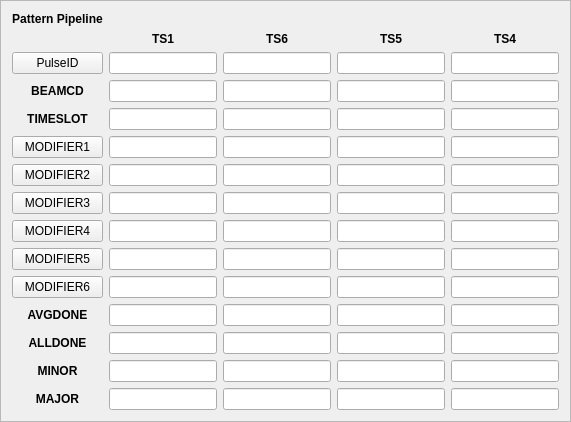
    <widget class="QFrame" name="frame">
     <property name="frameShape">
      <enum>QFrame::StyledPanel</enum>
     </property>
     <property name="frameShadow">
      <enum>QFrame::Raised</enum>
     </property>
     <layout class="QGridLayout" name="gridLayout">
      <item row="1" column="1">
       <widget class="QLabel" name="label">
        <property name="font">
         <font>
          <weight>75</weight>
          <bold>true</bold>
         </font>
        </property>
        <property name="text">
         <string>TS1</string>
        </property>
        <property name="alignment">
         <set>Qt::AlignCenter</set>
        </property>
       </widget>
      </item>
      <item row="5" column="0">
       <widget class="PyDMRelatedDisplayButton" name="PyDMRelatedDisplayButton_2">
        <property name="toolTip">
         <string/>
        </property>
        <property name="text">
         <string>MODIFIER1</string>
        </property>
       </widget>
      </item>
      <item row="9" column="4">
       <widget class="PyDMLineEdit" name="PyDMLineEdit_45">
        <property name="font">
         <font>
          <pointsize>8</pointsize>
         </font>
        </property>
        <property name="toolTip">
         <string/>
        </property>
        <property name="alignment">
         <set>Qt::AlignCenter</set>
        </property>
        <property name="channel" stdset="0">
         <string>ca://TPR:${LOCA}:${IOC_UNIT}:${INST}:PATTD_MODIFIER5</string>
        </property>
       </widget>
      </item>
      <item row="1" column="4">
       <widget class="QLabel" name="label_4">
        <property name="font">
         <font>
          <weight>75</weight>
          <bold>true</bold>
         </font>
        </property>
        <property name="text">
         <string>TS4</string>
        </property>
        <property name="alignment">
         <set>Qt::AlignCenter</set>
        </property>
       </widget>
      </item>
      <item row="4" column="1">
       <widget class="PyDMLineEdit" name="PyDMLineEdit_3">
        <property name="font">
         <font>
          <pointsize>8</pointsize>
         </font>
        </property>
        <property name="toolTip">
         <string/>
        </property>
        <property name="alignment">
         <set>Qt::AlignCenter</set>
        </property>
        <property name="channel" stdset="0">
         <string>ca://TPR:${LOCA}:${IOC_UNIT}:${INST}:PATTD3_TIMESLOT</string>
        </property>
       </widget>
      </item>
      <item row="9" column="1">
       <widget class="PyDMLineEdit" name="PyDMLineEdit_8">
        <property name="font">
         <font>
          <pointsize>8</pointsize>
         </font>
        </property>
        <property name="toolTip">
         <string/>
        </property>
        <property name="alignment">
         <set>Qt::AlignCenter</set>
        </property>
        <property name="channel" stdset="0">
         <string>ca://TPR:${LOCA}:${IOC_UNIT}:${INST}:PATTD3_MODIFIER5</string>
        </property>
       </widget>
      </item>
      <item row="4" column="3">
       <widget class="PyDMLineEdit" name="PyDMLineEdit_35">
        <property name="font">
         <font>
          <pointsize>8</pointsize>
         </font>
        </property>
        <property name="toolTip">
         <string/>
        </property>
        <property name="alignment">
         <set>Qt::AlignCenter</set>
        </property>
        <property name="channel" stdset="0">
         <string>ca://TPR:${LOCA}:${IOC_UNIT}:${INST}:PATTD1_TIMESLOT</string>
        </property>
       </widget>
      </item>
      <item row="10" column="1">
       <widget class="PyDMLineEdit" name="PyDMLineEdit_9">
        <property name="font">
         <font>
          <pointsize>8</pointsize>
         </font>
        </property>
        <property name="toolTip">
         <string/>
        </property>
        <property name="alignment">
         <set>Qt::AlignCenter</set>
        </property>
        <property name="channel" stdset="0">
         <string>ca://TPR:${LOCA}:${IOC_UNIT}:${INST}:PATTD3_MODIFIER6</string>
        </property>
       </widget>
      </item>
      <item row="3" column="0">
       <widget class="QLabel" name="label_5">
        <property name="font">
         <font>
          <weight>75</weight>
          <bold>true</bold>
         </font>
        </property>
        <property name="text">
         <string>BEAMCD</string>
        </property>
        <property name="alignment">
         <set>Qt::AlignCenter</set>
        </property>
       </widget>
      </item>
      <item row="12" column="2">
       <widget class="PyDMLineEdit" name="PyDMLineEdit_20">
        <property name="font">
         <font>
          <pointsize>8</pointsize>
         </font>
        </property>
        <property name="toolTip">
         <string/>
        </property>
        <property name="alignment">
         <set>Qt::AlignCenter</set>
        </property>
        <property name="channel" stdset="0">
         <string>ca://TPR:${LOCA}:${IOC_UNIT}:${INST}:PATTD2_EDEFINIT</string>
        </property>
       </widget>
      </item>
      <item row="7" column="0">
       <widget class="PyDMRelatedDisplayButton" name="PyDMRelatedDisplayButton_4">
        <property name="toolTip">
         <string/>
        </property>
        <property name="text">
         <string>MODIFIER3</string>
        </property>
       </widget>
      </item>
      <item row="13" column="0">
       <widget class="QLabel" name="label_8">
        <property name="font">
         <font>
          <weight>75</weight>
          <bold>true</bold>
         </font>
        </property>
        <property name="text">
         <string>MINOR</string>
        </property>
        <property name="alignment">
         <set>Qt::AlignCenter</set>
        </property>
       </widget>
      </item>
      <item row="5" column="2">
       <widget class="PyDMLineEdit" name="PyDMLineEdit_18">
        <property name="font">
         <font>
          <pointsize>8</pointsize>
         </font>
        </property>
        <property name="toolTip">
         <string/>
        </property>
        <property name="alignment">
         <set>Qt::AlignCenter</set>
        </property>
        <property name="channel" stdset="0">
         <string>ca://TPR:${LOCA}:${IOC_UNIT}:${INST}:PATTD2_MODIFIER1</string>
        </property>
       </widget>
      </item>
      <item row="3" column="4">
       <widget class="PyDMLineEdit" name="PyDMLineEdit_41">
        <property name="font">
         <font>
          <pointsize>8</pointsize>
         </font>
        </property>
        <property name="toolTip">
         <string/>
        </property>
        <property name="alignment">
         <set>Qt::AlignCenter</set>
        </property>
        <property name="channel" stdset="0">
         <string>ca://TPR:${LOCA}:${IOC_UNIT}:${INST}:PATTD_BEAMCODE</string>
        </property>
       </widget>
      </item>
      <item row="14" column="1">
       <widget class="PyDMLineEdit" name="PyDMLineEdit_13">
        <property name="font">
         <font>
          <pointsize>8</pointsize>
         </font>
        </property>
        <property name="toolTip">
         <string/>
        </property>
        <property name="alignment">
         <set>Qt::AlignCenter</set>
        </property>
        <property name="channel" stdset="0">
         <string>ca://TPR:${LOCA}:${IOC_UNIT}:${INST}:PATTD3_EDEFMAJOR</string>
        </property>
       </widget>
      </item>
      <item row="2" column="4">
       <widget class="PyDMLineEdit" name="PyDMLineEdit_47">
        <property name="font">
         <font>
          <pointsize>8</pointsize>
         </font>
        </property>
        <property name="toolTip">
         <string/>
        </property>
        <property name="alignment">
         <set>Qt::AlignCenter</set>
        </property>
        <property name="channel" stdset="0">
         <string>ca://TPR:${LOCA}:${IOC_UNIT}:${INST}:PATTD_PULSEID</string>
        </property>
       </widget>
      </item>
      <item row="6" column="3">
       <widget class="PyDMLineEdit" name="PyDMLineEdit_36">
        <property name="font">
         <font>
          <pointsize>8</pointsize>
         </font>
        </property>
        <property name="toolTip">
         <string/>
        </property>
        <property name="alignment">
         <set>Qt::AlignCenter</set>
        </property>
        <property name="channel" stdset="0">
         <string>ca://TPR:${LOCA}:${IOC_UNIT}:${INST}:PATTD1_MODIFIER2</string>
        </property>
       </widget>
      </item>
      <item row="7" column="4">
       <widget class="PyDMLineEdit" name="PyDMLineEdit_40">
        <property name="font">
         <font>
          <pointsize>8</pointsize>
         </font>
        </property>
        <property name="toolTip">
         <string/>
        </property>
        <property name="alignment">
         <set>Qt::AlignCenter</set>
        </property>
        <property name="channel" stdset="0">
         <string>ca://TPR:${LOCA}:${IOC_UNIT}:${INST}:PATTD_MODIFIER3</string>
        </property>
       </widget>
      </item>
      <item row="13" column="3">
       <widget class="PyDMLineEdit" name="PyDMLineEdit_30">
        <property name="font">
         <font>
          <pointsize>8</pointsize>
         </font>
        </property>
        <property name="toolTip">
         <string/>
        </property>
        <property name="alignment">
         <set>Qt::AlignCenter</set>
        </property>
        <property name="channel" stdset="0">
         <string>ca://TPR:${LOCA}:${IOC_UNIT}:${INST}:PATTD1_EDEFMINOR</string>
        </property>
       </widget>
      </item>
      <item row="6" column="2">
       <widget class="PyDMLineEdit" name="PyDMLineEdit_23">
        <property name="font">
         <font>
          <pointsize>8</pointsize>
         </font>
        </property>
        <property name="toolTip">
         <string/>
        </property>
        <property name="alignment">
         <set>Qt::AlignCenter</set>
        </property>
        <property name="channel" stdset="0">
         <string>ca://TPR:${LOCA}:${IOC_UNIT}:${INST}:PATTD2_MODIFIER2</string>
        </property>
       </widget>
      </item>
      <item row="2" column="2">
       <widget class="PyDMLineEdit" name="PyDMLineEdit_21">
        <property name="font">
         <font>
          <pointsize>8</pointsize>
         </font>
        </property>
        <property name="toolTip">
         <string/>
        </property>
        <property name="alignment">
         <set>Qt::AlignCenter</set>
        </property>
        <property name="channel" stdset="0">
         <string>ca://TPR:${LOCA}:${IOC_UNIT}:${INST}:PATTD2_PULSEID</string>
        </property>
       </widget>
      </item>
      <item row="12" column="0">
       <widget class="QLabel" name="label_9">
        <property name="font">
         <font>
          <weight>75</weight>
          <bold>true</bold>
         </font>
        </property>
        <property name="text">
         <string>ALLDONE</string>
        </property>
        <property name="alignment">
         <set>Qt::AlignCenter</set>
        </property>
       </widget>
      </item>
      <item row="10" column="3">
       <widget class="PyDMLineEdit" name="PyDMLineEdit_37">
        <property name="font">
         <font>
          <pointsize>8</pointsize>
         </font>
        </property>
        <property name="toolTip">
         <string/>
        </property>
        <property name="alignment">
         <set>Qt::AlignCenter</set>
        </property>
        <property name="channel" stdset="0">
         <string>ca://TPR:${LOCA}:${IOC_UNIT}:${INST}:PATTD1_MODIFIER6</string>
        </property>
       </widget>
      </item>
      <item row="3" column="1">
       <widget class="PyDMLineEdit" name="PyDMLineEdit_2">
        <property name="font">
         <font>
          <pointsize>8</pointsize>
         </font>
        </property>
        <property name="toolTip">
         <string/>
        </property>
        <property name="alignment">
         <set>Qt::AlignCenter</set>
        </property>
        <property name="channel" stdset="0">
         <string>ca://TPR:${LOCA}:${IOC_UNIT}:${INST}:PATTD3_BEAMCODE</string>
        </property>
       </widget>
      </item>
      <item row="14" column="4">
       <widget class="PyDMLineEdit" name="PyDMLineEdit_51">
        <property name="font">
         <font>
          <pointsize>8</pointsize>
         </font>
        </property>
        <property name="toolTip">
         <string/>
        </property>
        <property name="alignment">
         <set>Qt::AlignCenter</set>
        </property>
        <property name="channel" stdset="0">
         <string>ca://TPR:${LOCA}:${IOC_UNIT}:${INST}:PATTD_EDEFMAJOR</string>
        </property>
       </widget>
      </item>
      <item row="2" column="1">
       <widget class="PyDMLineEdit" name="PyDMLineEdit">
        <property name="font">
         <font>
          <pointsize>8</pointsize>
         </font>
        </property>
        <property name="toolTip">
         <string/>
        </property>
        <property name="alignment">
         <set>Qt::AlignCenter</set>
        </property>
        <property name="channel" stdset="0">
         <string>ca://TPR:${LOCA}:${IOC_UNIT}:${INST}:PATTD3_PULSEID</string>
        </property>
       </widget>
      </item>
      <item row="7" column="2">
       <widget class="PyDMLineEdit" name="PyDMLineEdit_14">
        <property name="font">
         <font>
          <pointsize>8</pointsize>
         </font>
        </property>
        <property name="toolTip">
         <string/>
        </property>
        <property name="alignment">
         <set>Qt::AlignCenter</set>
        </property>
        <property name="channel" stdset="0">
         <string>ca://TPR:${LOCA}:${IOC_UNIT}:${INST}:PATTD2_MODIFIER3</string>
        </property>
       </widget>
      </item>
      <item row="5" column="4">
       <widget class="PyDMLineEdit" name="PyDMLineEdit_44">
        <property name="font">
         <font>
          <pointsize>8</pointsize>
         </font>
        </property>
        <property name="toolTip">
         <string/>
        </property>
        <property name="alignment">
         <set>Qt::AlignCenter</set>
        </property>
        <property name="channel" stdset="0">
         <string>ca://TPR:${LOCA}:${IOC_UNIT}:${INST}:PATTD_MODIFIER1</string>
        </property>
       </widget>
      </item>
      <item row="8" column="1">
       <widget class="PyDMLineEdit" name="PyDMLineEdit_7">
        <property name="font">
         <font>
          <pointsize>8</pointsize>
         </font>
        </property>
        <property name="toolTip">
         <string/>
        </property>
        <property name="alignment">
         <set>Qt::AlignCenter</set>
        </property>
        <property name="channel" stdset="0">
         <string>ca://TPR:${LOCA}:${IOC_UNIT}:${INST}:PATTD3_MODIFIER4</string>
        </property>
       </widget>
      </item>
      <item row="7" column="3">
       <widget class="PyDMLineEdit" name="PyDMLineEdit_27">
        <property name="font">
         <font>
          <pointsize>8</pointsize>
         </font>
        </property>
        <property name="toolTip">
         <string/>
        </property>
        <property name="alignment">
         <set>Qt::AlignCenter</set>
        </property>
        <property name="channel" stdset="0">
         <string>ca://TPR:${LOCA}:${IOC_UNIT}:${INST}:PATTD1_MODIFIER3</string>
        </property>
       </widget>
      </item>
      <item row="14" column="0">
       <widget class="QLabel" name="label_7">
        <property name="font">
         <font>
          <weight>75</weight>
          <bold>true</bold>
         </font>
        </property>
        <property name="text">
         <string>MAJOR</string>
        </property>
        <property name="alignment">
         <set>Qt::AlignCenter</set>
        </property>
       </widget>
      </item>
      <item row="2" column="0">
       <widget class="PyDMRelatedDisplayButton" name="PyDMRelatedDisplayButton">
        <property name="toolTip">
         <string/>
        </property>
        <property name="text">
         <string>PulseID</string>
        </property>
       </widget>
      </item>
      <item row="9" column="0">
       <widget class="PyDMRelatedDisplayButton" name="PyDMRelatedDisplayButton_6">
        <property name="toolTip">
         <string/>
        </property>
        <property name="text">
         <string>MODIFIER5</string>
        </property>
       </widget>
      </item>
      <item row="6" column="4">
       <widget class="PyDMLineEdit" name="PyDMLineEdit_49">
        <property name="font">
         <font>
          <pointsize>8</pointsize>
         </font>
        </property>
        <property name="toolTip">
         <string/>
        </property>
        <property name="alignment">
         <set>Qt::AlignCenter</set>
        </property>
        <property name="channel" stdset="0">
         <string>ca://TPR:${LOCA}:${IOC_UNIT}:${INST}:PATTD_MODIFIER2</string>
        </property>
       </widget>
      </item>
      <item row="11" column="1">
       <widget class="PyDMLineEdit" name="PyDMLineEdit_10">
        <property name="font">
         <font>
          <pointsize>8</pointsize>
         </font>
        </property>
        <property name="toolTip">
         <string/>
        </property>
        <property name="alignment">
         <set>Qt::AlignCenter</set>
        </property>
        <property name="channel" stdset="0">
         <string>ca://TPR:${LOCA}:${IOC_UNIT}:${INST}:PATTD3_EDEFAVGDONE</string>
        </property>
       </widget>
      </item>
      <item row="11" column="0">
       <widget class="QLabel" name="label_10">
        <property name="font">
         <font>
          <weight>75</weight>
          <bold>true</bold>
         </font>
        </property>
        <property name="text">
         <string>AVGDONE</string>
        </property>
        <property name="alignment">
         <set>Qt::AlignCenter</set>
        </property>
       </widget>
      </item>
      <item row="7" column="1">
       <widget class="PyDMLineEdit" name="PyDMLineEdit_6">
        <property name="font">
         <font>
          <pointsize>8</pointsize>
         </font>
        </property>
        <property name="toolTip">
         <string/>
        </property>
        <property name="alignment">
         <set>Qt::AlignCenter</set>
        </property>
        <property name="channel" stdset="0">
         <string>ca://TPR:${LOCA}:${IOC_UNIT}:${INST}:PATTD3_MODIFIER3</string>
        </property>
       </widget>
      </item>
      <item row="3" column="2">
       <widget class="PyDMLineEdit" name="PyDMLineEdit_15">
        <property name="font">
         <font>
          <pointsize>8</pointsize>
         </font>
        </property>
        <property name="toolTip">
         <string/>
        </property>
        <property name="alignment">
         <set>Qt::AlignCenter</set>
        </property>
        <property name="channel" stdset="0">
         <string>ca://TPR:${LOCA}:${IOC_UNIT}:${INST}:PATTD2_BEAMCODE</string>
        </property>
       </widget>
      </item>
      <item row="2" column="3">
       <widget class="PyDMLineEdit" name="PyDMLineEdit_34">
        <property name="font">
         <font>
          <pointsize>8</pointsize>
         </font>
        </property>
        <property name="toolTip">
         <string/>
        </property>
        <property name="alignment">
         <set>Qt::AlignCenter</set>
        </property>
        <property name="channel" stdset="0">
         <string>ca://TPR:${LOCA}:${IOC_UNIT}:${INST}:PATTD1_PULSEID</string>
        </property>
       </widget>
      </item>
      <item row="1" column="2">
       <widget class="QLabel" name="label_2">
        <property name="font">
         <font>
          <weight>75</weight>
          <bold>true</bold>
         </font>
        </property>
        <property name="text">
         <string>TS6</string>
        </property>
        <property name="alignment">
         <set>Qt::AlignCenter</set>
        </property>
       </widget>
      </item>
      <item row="11" column="4">
       <widget class="PyDMLineEdit" name="PyDMLineEdit_42">
        <property name="font">
         <font>
          <pointsize>8</pointsize>
         </font>
        </property>
        <property name="toolTip">
         <string/>
        </property>
        <property name="alignment">
         <set>Qt::AlignCenter</set>
        </property>
        <property name="channel" stdset="0">
         <string>ca://TPR:${LOCA}:${IOC_UNIT}:${INST}:PATTD_EDEFAVGDONE</string>
        </property>
       </widget>
      </item>
      <item row="6" column="0">
       <widget class="PyDMRelatedDisplayButton" name="PyDMRelatedDisplayButton_3">
        <property name="toolTip">
         <string/>
        </property>
        <property name="text">
         <string>MODIFIER2</string>
        </property>
       </widget>
      </item>
      <item row="14" column="3">
       <widget class="PyDMLineEdit" name="PyDMLineEdit_38">
        <property name="font">
         <font>
          <pointsize>8</pointsize>
         </font>
        </property>
        <property name="toolTip">
         <string/>
        </property>
        <property name="alignment">
         <set>Qt::AlignCenter</set>
        </property>
        <property name="channel" stdset="0">
         <string>ca://TPR:${LOCA}:${IOC_UNIT}:${INST}:PATTD1_EDEFMAJOR</string>
        </property>
       </widget>
      </item>
      <item row="4" column="0">
       <widget class="QLabel" name="label_6">
        <property name="font">
         <font>
          <weight>75</weight>
          <bold>true</bold>
         </font>
        </property>
        <property name="text">
         <string>TIMESLOT</string>
        </property>
        <property name="alignment">
         <set>Qt::AlignCenter</set>
        </property>
       </widget>
      </item>
      <item row="13" column="4">
       <widget class="PyDMLineEdit" name="PyDMLineEdit_43">
        <property name="font">
         <font>
          <pointsize>8</pointsize>
         </font>
        </property>
        <property name="toolTip">
         <string/>
        </property>
        <property name="alignment">
         <set>Qt::AlignCenter</set>
        </property>
        <property name="channel" stdset="0">
         <string>ca://TPR:${LOCA}:${IOC_UNIT}:${INST}:PATTD_EDEFMINOR</string>
        </property>
       </widget>
      </item>
      <item row="12" column="3">
       <widget class="PyDMLineEdit" name="PyDMLineEdit_33">
        <property name="font">
         <font>
          <pointsize>8</pointsize>
         </font>
        </property>
        <property name="toolTip">
         <string/>
        </property>
        <property name="alignment">
         <set>Qt::AlignCenter</set>
        </property>
        <property name="channel" stdset="0">
         <string>ca://TPR:${LOCA}:${IOC_UNIT}:${INST}:PATTD1_EDEFINIT</string>
        </property>
       </widget>
      </item>
      <item row="4" column="2">
       <widget class="PyDMLineEdit" name="PyDMLineEdit_22">
        <property name="font">
         <font>
          <pointsize>8</pointsize>
         </font>
        </property>
        <property name="toolTip">
         <string/>
        </property>
        <property name="alignment">
         <set>Qt::AlignCenter</set>
        </property>
        <property name="channel" stdset="0">
         <string>ca://TPR:${LOCA}:${IOC_UNIT}:${INST}:PATTD2_TIMESLOT</string>
        </property>
       </widget>
      </item>
      <item row="4" column="4">
       <widget class="PyDMLineEdit" name="PyDMLineEdit_48">
        <property name="font">
         <font>
          <pointsize>8</pointsize>
         </font>
        </property>
        <property name="toolTip">
         <string/>
        </property>
        <property name="alignment">
         <set>Qt::AlignCenter</set>
        </property>
        <property name="channel" stdset="0">
         <string>ca://TPR:${LOCA}:${IOC_UNIT}:${INST}:PATTD_TIMESLOT</string>
        </property>
       </widget>
      </item>
      <item row="1" column="3">
       <widget class="QLabel" name="label_3">
        <property name="font">
         <font>
          <weight>75</weight>
          <bold>true</bold>
         </font>
        </property>
        <property name="text">
         <string>TS5</string>
        </property>
        <property name="alignment">
         <set>Qt::AlignCenter</set>
        </property>
       </widget>
      </item>
      <item row="13" column="2">
       <widget class="PyDMLineEdit" name="PyDMLineEdit_17">
        <property name="font">
         <font>
          <pointsize>8</pointsize>
         </font>
        </property>
        <property name="toolTip">
         <string/>
        </property>
        <property name="alignment">
         <set>Qt::AlignCenter</set>
        </property>
        <property name="channel" stdset="0">
         <string>ca://TPR:${LOCA}:${IOC_UNIT}:${INST}:PATTD2_EDEFMINOR</string>
        </property>
       </widget>
      </item>
      <item row="10" column="2">
       <widget class="PyDMLineEdit" name="PyDMLineEdit_24">
        <property name="font">
         <font>
          <pointsize>8</pointsize>
         </font>
        </property>
        <property name="toolTip">
         <string/>
        </property>
        <property name="alignment">
         <set>Qt::AlignCenter</set>
        </property>
        <property name="channel" stdset="0">
         <string>ca://TPR:${LOCA}:${IOC_UNIT}:${INST}:PATTD2_MODIFIER6</string>
        </property>
       </widget>
      </item>
      <item row="6" column="1">
       <widget class="PyDMLineEdit" name="PyDMLineEdit_5">
        <property name="font">
         <font>
          <pointsize>8</pointsize>
         </font>
        </property>
        <property name="toolTip">
         <string/>
        </property>
        <property name="alignment">
         <set>Qt::AlignCenter</set>
        </property>
        <property name="channel" stdset="0">
         <string>ca://TPR:${LOCA}:${IOC_UNIT}:${INST}:PATTD3_MODIFIER2</string>
        </property>
       </widget>
      </item>
      <item row="8" column="2">
       <widget class="PyDMLineEdit" name="PyDMLineEdit_26">
        <property name="font">
         <font>
          <pointsize>8</pointsize>
         </font>
        </property>
        <property name="toolTip">
         <string/>
        </property>
        <property name="alignment">
         <set>Qt::AlignCenter</set>
        </property>
        <property name="channel" stdset="0">
         <string>ca://TPR:${LOCA}:${IOC_UNIT}:${INST}:PATTD2_MODIFIER4</string>
        </property>
       </widget>
      </item>
      <item row="9" column="3">
       <widget class="PyDMLineEdit" name="PyDMLineEdit_32">
        <property name="font">
         <font>
          <pointsize>8</pointsize>
         </font>
        </property>
        <property name="toolTip">
         <string/>
        </property>
        <property name="alignment">
         <set>Qt::AlignCenter</set>
        </property>
        <property name="channel" stdset="0">
         <string>ca://TPR:${LOCA}:${IOC_UNIT}:${INST}:PATTD1_MODIFIER5</string>
        </property>
       </widget>
      </item>
      <item row="5" column="1">
       <widget class="PyDMLineEdit" name="PyDMLineEdit_4">
        <property name="font">
         <font>
          <pointsize>8</pointsize>
         </font>
        </property>
        <property name="toolTip">
         <string/>
        </property>
        <property name="alignment">
         <set>Qt::AlignCenter</set>
        </property>
        <property name="channel" stdset="0">
         <string>ca://TPR:${LOCA}:${IOC_UNIT}:${INST}:PATTD3_MODIFIER1</string>
        </property>
       </widget>
      </item>
      <item row="5" column="3">
       <widget class="PyDMLineEdit" name="PyDMLineEdit_31">
        <property name="font">
         <font>
          <pointsize>8</pointsize>
         </font>
        </property>
        <property name="toolTip">
         <string/>
        </property>
        <property name="alignment">
         <set>Qt::AlignCenter</set>
        </property>
        <property name="channel" stdset="0">
         <string>ca://TPR:${LOCA}:${IOC_UNIT}:${INST}:PATTD1_MODIFIER1</string>
        </property>
       </widget>
      </item>
      <item row="12" column="1">
       <widget class="PyDMLineEdit" name="PyDMLineEdit_11">
        <property name="font">
         <font>
          <pointsize>8</pointsize>
         </font>
        </property>
        <property name="toolTip">
         <string/>
        </property>
        <property name="alignment">
         <set>Qt::AlignCenter</set>
        </property>
        <property name="channel" stdset="0">
         <string>ca://TPR:${LOCA}:${IOC_UNIT}:${INST}:PATTD3_EDEFINIT</string>
        </property>
       </widget>
      </item>
      <item row="11" column="3">
       <widget class="PyDMLineEdit" name="PyDMLineEdit_29">
        <property name="font">
         <font>
          <pointsize>8</pointsize>
         </font>
        </property>
        <property name="toolTip">
         <string/>
        </property>
        <property name="alignment">
         <set>Qt::AlignCenter</set>
        </property>
        <property name="channel" stdset="0">
         <string>ca://TPR:${LOCA}:${IOC_UNIT}:${INST}:PATTD1_EDEFAVGDONE</string>
        </property>
       </widget>
      </item>
      <item row="8" column="0">
       <widget class="PyDMRelatedDisplayButton" name="PyDMRelatedDisplayButton_5">
        <property name="toolTip">
         <string/>
        </property>
        <property name="text">
         <string>MODIFIER4</string>
        </property>
       </widget>
      </item>
      <item row="8" column="4">
       <widget class="PyDMLineEdit" name="PyDMLineEdit_52">
        <property name="font">
         <font>
          <pointsize>8</pointsize>
         </font>
        </property>
        <property name="toolTip">
         <string/>
        </property>
        <property name="alignment">
         <set>Qt::AlignCenter</set>
        </property>
        <property name="channel" stdset="0">
         <string>ca://TPR:${LOCA}:${IOC_UNIT}:${INST}:PATTD_MODIFIER4</string>
        </property>
       </widget>
      </item>
      <item row="13" column="1">
       <widget class="PyDMLineEdit" name="PyDMLineEdit_12">
        <property name="font">
         <font>
          <pointsize>8</pointsize>
         </font>
        </property>
        <property name="toolTip">
         <string/>
        </property>
        <property name="alignment">
         <set>Qt::AlignCenter</set>
        </property>
        <property name="channel" stdset="0">
         <string>ca://TPR:${LOCA}:${IOC_UNIT}:${INST}:PATTD3_EDEFMINOR</string>
        </property>
       </widget>
      </item>
      <item row="14" column="2">
       <widget class="PyDMLineEdit" name="PyDMLineEdit_25">
        <property name="font">
         <font>
          <pointsize>8</pointsize>
         </font>
        </property>
        <property name="toolTip">
         <string/>
        </property>
        <property name="alignment">
         <set>Qt::AlignCenter</set>
        </property>
        <property name="channel" stdset="0">
         <string>ca://TPR:${LOCA}:${IOC_UNIT}:${INST}:PATTD2_EDEFMAJOR</string>
        </property>
       </widget>
      </item>
      <item row="8" column="3">
       <widget class="PyDMLineEdit" name="PyDMLineEdit_39">
        <property name="font">
         <font>
          <pointsize>8</pointsize>
         </font>
        </property>
        <property name="toolTip">
         <string/>
        </property>
        <property name="alignment">
         <set>Qt::AlignCenter</set>
        </property>
        <property name="channel" stdset="0">
         <string>ca://TPR:${LOCA}:${IOC_UNIT}:${INST}:PATTD1_MODIFIER4</string>
        </property>
       </widget>
      </item>
      <item row="10" column="4">
       <widget class="PyDMLineEdit" name="PyDMLineEdit_50">
        <property name="font">
         <font>
          <pointsize>8</pointsize>
         </font>
        </property>
        <property name="toolTip">
         <string/>
        </property>
        <property name="alignment">
         <set>Qt::AlignCenter</set>
        </property>
        <property name="channel" stdset="0">
         <string>ca://TPR:${LOCA}:${IOC_UNIT}:${INST}:PATTD_MODIFIER6</string>
        </property>
       </widget>
      </item>
      <item row="11" column="2">
       <widget class="PyDMLineEdit" name="PyDMLineEdit_16">
        <property name="font">
         <font>
          <pointsize>8</pointsize>
         </font>
        </property>
        <property name="toolTip">
         <string/>
        </property>
        <property name="alignment">
         <set>Qt::AlignCenter</set>
        </property>
        <property name="channel" stdset="0">
         <string>ca://TPR:${LOCA}:${IOC_UNIT}:${INST}:PATTD2_EDEFAVGDONE</string>
        </property>
       </widget>
      </item>
      <item row="3" column="3">
       <widget class="PyDMLineEdit" name="PyDMLineEdit_28">
        <property name="font">
         <font>
          <pointsize>8</pointsize>
         </font>
        </property>
        <property name="toolTip">
         <string/>
        </property>
        <property name="alignment">
         <set>Qt::AlignCenter</set>
        </property>
        <property name="channel" stdset="0">
         <string>ca://TPR:${LOCA}:${IOC_UNIT}:${INST}:PATTD1_BEAMCODE</string>
        </property>
       </widget>
      </item>
      <item row="12" column="4">
       <widget class="PyDMLineEdit" name="PyDMLineEdit_46">
        <property name="font">
         <font>
          <pointsize>8</pointsize>
         </font>
        </property>
        <property name="toolTip">
         <string/>
        </property>
        <property name="alignment">
         <set>Qt::AlignCenter</set>
        </property>
        <property name="channel" stdset="0">
         <string>ca://TPR:${LOCA}:${IOC_UNIT}:${INST}:PATTD_EDEFINIT</string>
        </property>
       </widget>
      </item>
      <item row="9" column="2">
       <widget class="PyDMLineEdit" name="PyDMLineEdit_19">
        <property name="font">
         <font>
          <pointsize>8</pointsize>
         </font>
        </property>
        <property name="toolTip">
         <string/>
        </property>
        <property name="alignment">
         <set>Qt::AlignCenter</set>
        </property>
        <property name="channel" stdset="0">
         <string>ca://TPR:${LOCA}:${IOC_UNIT}:${INST}:PATTD2_MODIFIER5</string>
        </property>
       </widget>
      </item>
      <item row="10" column="0">
       <widget class="PyDMRelatedDisplayButton" name="PyDMRelatedDisplayButton_7">
        <property name="toolTip">
         <string/>
        </property>
        <property name="text">
         <string>MODIFIER6</string>
        </property>
       </widget>
      </item>
      <item row="0" column="0">
       <widget class="QLabel" name="label_11">
        <property name="font">
         <font>
          <weight>75</weight>
          <bold>true</bold>
         </font>
        </property>
        <property name="text">
         <string>Pattern Pipeline</string>
        </property>
        <property name="alignment">
         <set>Qt::AlignCenter</set>
        </property>
       </widget>
      </item>
     </layout>
    </widget>
